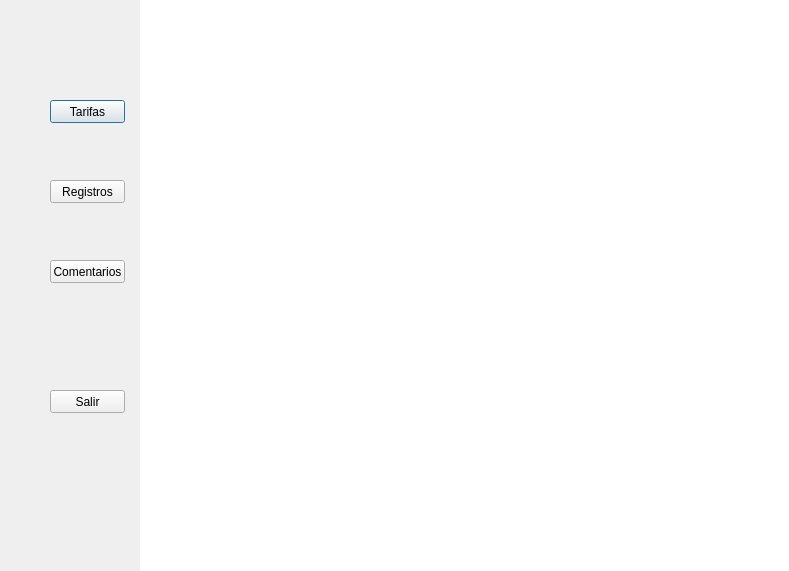
<?xml version="1.0" encoding="UTF-8"?>
<ui version="4.0">
 <class>Administrador</class>
 <widget class="QDialog" name="Administrador">
  <property name="geometry">
   <rect>
    <x>0</x>
    <y>0</y>
    <width>789</width>
    <height>571</height>
   </rect>
  </property>
  <property name="windowTitle">
   <string>Dialog</string>
  </property>
  <widget class="QPushButton" name="btnTaridas">
   <property name="geometry">
    <rect>
     <x>50</x>
     <y>100</y>
     <width>75</width>
     <height>23</height>
    </rect>
   </property>
   <property name="text">
    <string>Tarifas</string>
   </property>
  </widget>
  <widget class="QPushButton" name="btnRegistros">
   <property name="geometry">
    <rect>
     <x>50</x>
     <y>180</y>
     <width>75</width>
     <height>23</height>
    </rect>
   </property>
   <property name="text">
    <string>Registros</string>
   </property>
  </widget>
  <widget class="QPushButton" name="btnComentarios">
   <property name="geometry">
    <rect>
     <x>50</x>
     <y>260</y>
     <width>75</width>
     <height>23</height>
    </rect>
   </property>
   <property name="text">
    <string>Comentarios</string>
   </property>
  </widget>
  <widget class="QStackedWidget" name="stackedWidget">
   <property name="geometry">
    <rect>
     <x>140</x>
     <y>0</y>
     <width>651</width>
     <height>571</height>
    </rect>
   </property>
   <property name="styleSheet">
    <string notr="true">background-color: white;</string>
   </property>
   <widget class="QWidget" name="page"/>
   <widget class="QWidget" name="page_2"/>
   <widget class="QWidget" name="page_3"/>
  </widget>
  <widget class="QPushButton" name="btnSalir">
   <property name="geometry">
    <rect>
     <x>50</x>
     <y>390</y>
     <width>75</width>
     <height>23</height>
    </rect>
   </property>
   <property name="text">
    <string>Salir</string>
   </property>
  </widget>
 </widget>
 <resources/>
 <connections/>
</ui>
